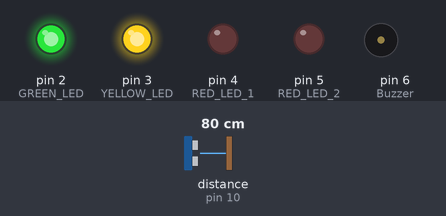
Recording of a sketch running on a simulated Arduino Uno, built with avr-gcc and run on an emulated ATmega328P. On the bench: output pins drawn as LEDs (lit = HIGH), buzzer (waves = sounding, pin HIGH). Wiring (inferred from the names in the program): ultrasonic range finder: trigger pin 9; echo pin 10. Dashed ring = blinking. The test bench sets the inputs (shaded band); at power-on: distance to the obstacle (sensor on pin 10) 80 cm. The echo pulse lasts 58.3 µs per cm; pins used as bus, display or sensor lines are not drawn.

Above: at 1.2 s.
1.3 s: distance to the obstacle (sensor on pin 10) set to 64 cm
2.8 s: distance to the obstacle (sensor on pin 10) set to 58 cm
At 3.8 s:
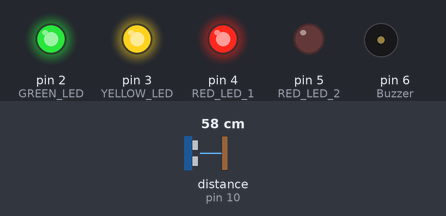
4.3 s: distance to the obstacle (sensor on pin 10) set to 44 cm
5.8 s: distance to the obstacle (sensor on pin 10) set to 39 cm
At 6.1 s:
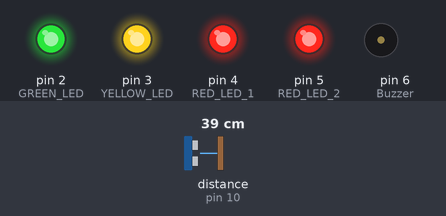
7.3 s: distance to the obstacle (sensor on pin 10) set to 24 cm
8.8 s: distance to the obstacle (sensor on pin 10) set to 19 cm
At 9.4 s:
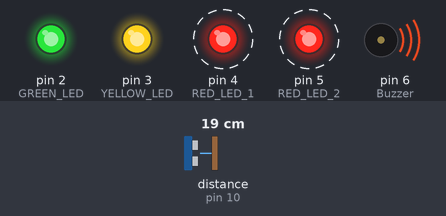
Timing chart, 0 to 12.8 s (numbered marks = the images above; inputs shaded):
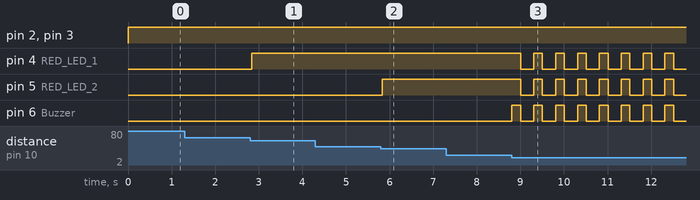

The sketch:

parking_assist.ino
```cpp
#define TRIG_PIN 9
#define ECHO_PIN 10

#define GREEN_LED 2   // Controls both Green LEDs
#define YELLOW_LED 3  // Controls both Yellow LEDs
#define RED_LED_1 4   // Controls first two Red LEDs
#define RED_LED_2 5   // Controls last two Red LEDs
#define Buzzer 6

const unsigned long PARK_TIMEOUT = 10000; // ms without movement before turning off
const int MOVE_TOLERANCE = 5;             // cm change that counts as "car moved"

bool systemActive = true;       // System ON/OFF flag
unsigned long lastMoveTime = 0; // when the car last moved
long lastDistance = 0;          // reference distance for detecting movement

void setup() {
    pinMode(TRIG_PIN, OUTPUT);
    pinMode(ECHO_PIN, INPUT);

    pinMode(GREEN_LED, OUTPUT);
    pinMode(YELLOW_LED, OUTPUT);
    pinMode(RED_LED_1, OUTPUT);
    pinMode(RED_LED_2, OUTPUT);
    pinMode(Buzzer, OUTPUT);

    lastDistance = getDistance();
    lastMoveTime = millis();
}

long getDistance() {
    digitalWrite(TRIG_PIN, LOW);
    delayMicroseconds(2);
    digitalWrite(TRIG_PIN, HIGH);
    delayMicroseconds(10);
    digitalWrite(TRIG_PIN, LOW);

    long duration = pulseIn(ECHO_PIN, HIGH);
    long distance = duration * 0.034 / 2;  // Convert to cm
    return distance;
}

void allOff() {
    digitalWrite(GREEN_LED, LOW);
    digitalWrite(YELLOW_LED, LOW);
    digitalWrite(RED_LED_1, LOW);
    digitalWrite(RED_LED_2, LOW);
    digitalWrite(Buzzer, LOW);
}

void loop() {
    long distance = getDistance();

    // Did the car move since the reference reading?
    if (abs(distance - lastDistance) > MOVE_TOLERANCE) {
        lastDistance = distance;
        lastMoveTime = millis();
        systemActive = true;   // wake the system up if it was off
    }

    // Car has not moved for the timeout -> turn the system off (any stage)
    if (systemActive && millis() - lastMoveTime >= PARK_TIMEOUT) {
        systemActive = false;
        allOff();
    }

    // If system is off, keep watching the distance but do nothing else
    if (!systemActive) {
        delay(100);
        return;
    }

    if (distance > 80) {
        digitalWrite(GREEN_LED, HIGH);
        digitalWrite(YELLOW_LED, LOW);
        digitalWrite(RED_LED_1, LOW);
        digitalWrite(RED_LED_2, LOW);
        digitalWrite(Buzzer, LOW);
    }
    else if (distance > 60 && distance <= 80) {
        digitalWrite(GREEN_LED, HIGH);
        digitalWrite(YELLOW_LED, HIGH);
        digitalWrite(RED_LED_1, LOW);
        digitalWrite(RED_LED_2, LOW);
        digitalWrite(Buzzer, LOW);
    }
    else if (distance > 40 && distance <= 60) {
        digitalWrite(GREEN_LED, HIGH);
        digitalWrite(YELLOW_LED, HIGH);
        digitalWrite(RED_LED_1, HIGH);
        digitalWrite(RED_LED_2, LOW);
        digitalWrite(Buzzer, LOW);
    }
    else if (distance > 20 && distance <= 40) {
        digitalWrite(GREEN_LED, HIGH);
        digitalWrite(YELLOW_LED, HIGH);
        digitalWrite(RED_LED_1, HIGH);
        digitalWrite(RED_LED_2, HIGH);
        digitalWrite(Buzzer, LOW);
    }
    else {
        digitalWrite(GREEN_LED, HIGH);
        digitalWrite(YELLOW_LED, HIGH);

        // Blink Red LEDs & Buzzer when too close
        digitalWrite(RED_LED_1, HIGH);
        digitalWrite(RED_LED_2, HIGH);
        digitalWrite(Buzzer, HIGH);
        delay(200);
        digitalWrite(RED_LED_1, LOW);
        digitalWrite(RED_LED_2, LOW);
        digitalWrite(Buzzer, LOW);
        delay(200);
    }

    delay(100); // Small delay for stability
}
```

Measured:
- the behaviour switches between 62 and 61 cm on distance to the obstacle (sensor on pin 10) (found by bisection; images 0 and 1)
- the behaviour switches between 42 and 41 cm on distance to the obstacle (sensor on pin 10) (found by bisection; images 1 and 2)
- the behaviour switches between 22 and 21 cm on distance to the obstacle (sensor on pin 10) (found by bisection; images 2 and 3)
- after the input at 1.3 s, every drawn part: stays the same
- after the input at 2.8 s, pin 4 (RED_LED_1): LOW → HIGH at once
- after the input at 4.3 s, every drawn part: stays the same
- after the input at 5.8 s, pin 5 (RED_LED_2): LOW → HIGH at once
- after the input at 7.3 s, every drawn part: stays the same
- after the input at 8.8 s, pin 4 (RED_LED_1), pin 5 (RED_LED_2): alternates HIGH for 0.20 s and LOW for 0.30 s, starting after 0.21 s; pin 6 (Buzzer): alternates HIGH for 0.20 s and LOW for 0.30 s, starting at once
